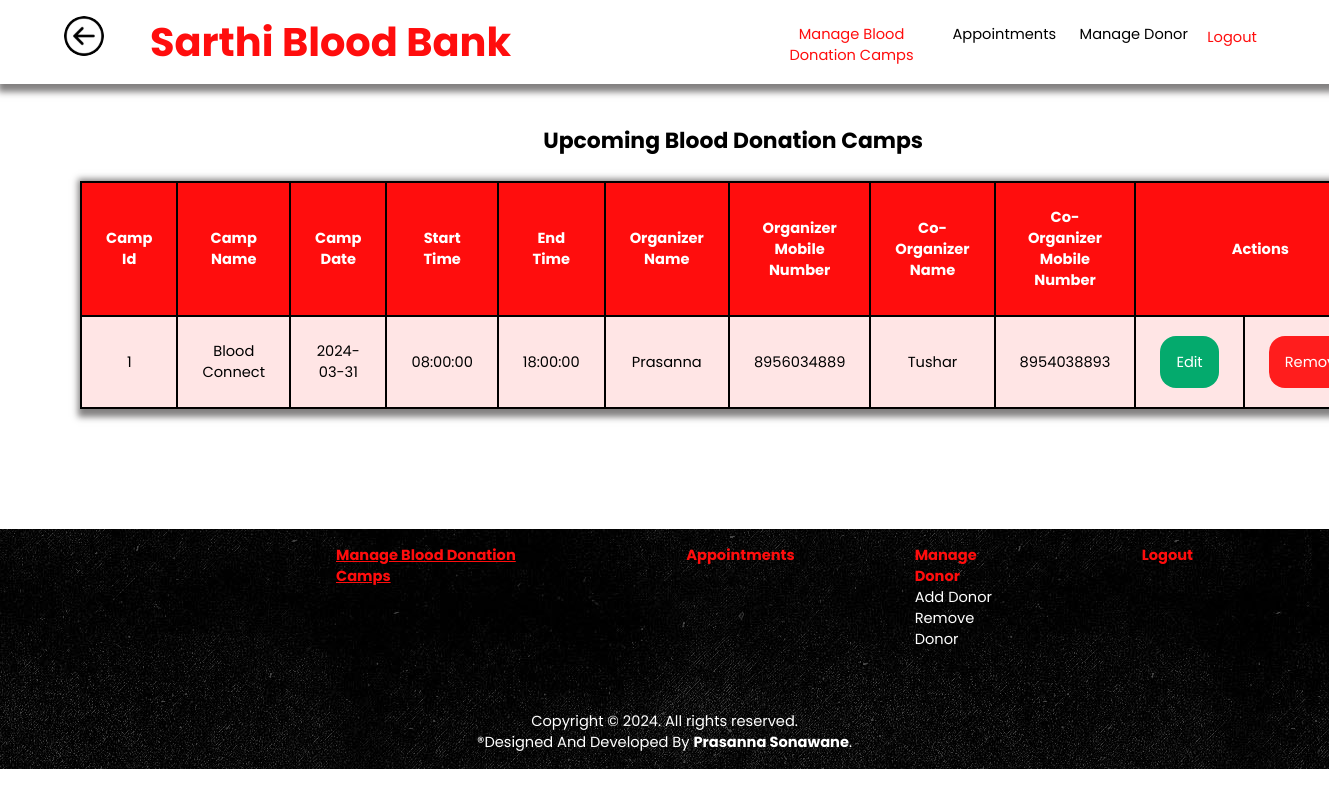
/admin_manage_blood_donation_camps.php (signed in), run on an earlier commit of the app's database.
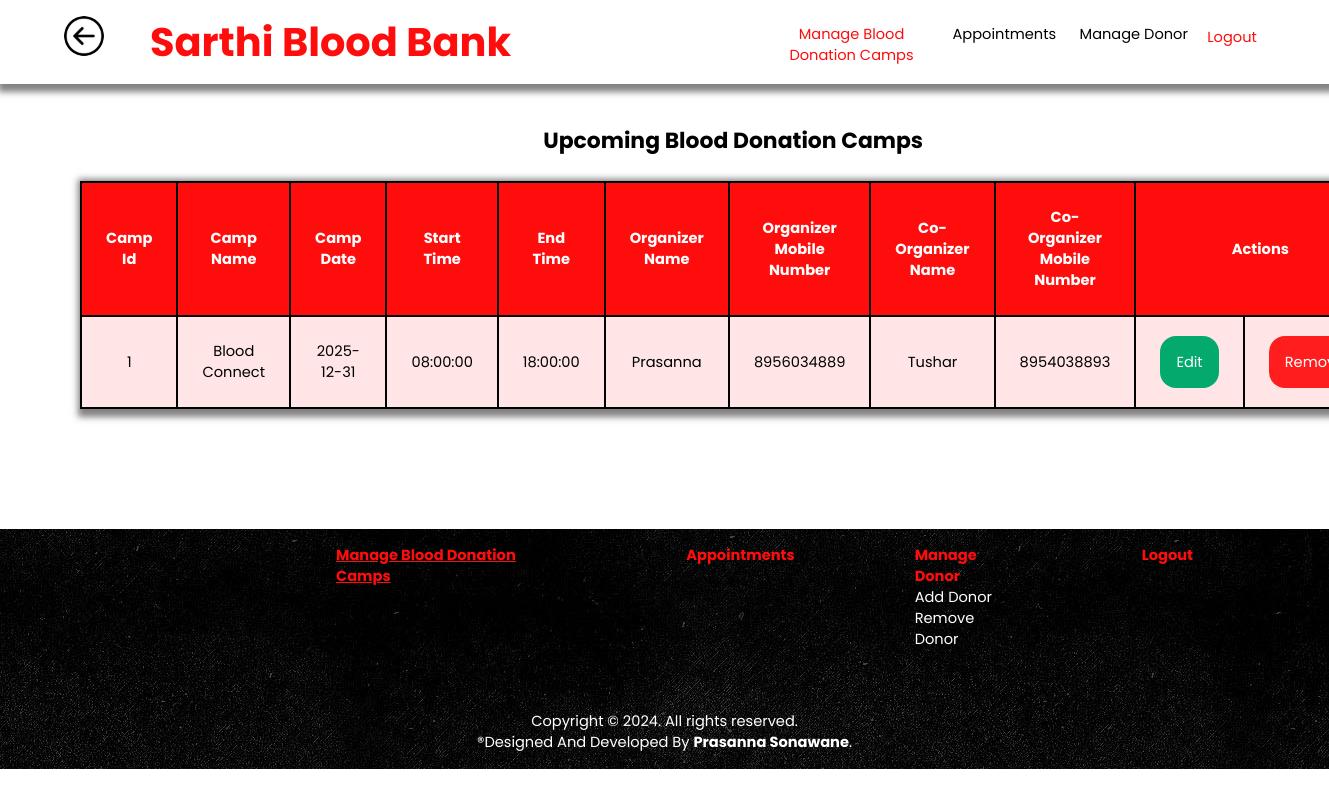
And on a later commit of the database.
### tables this page shows
CREATE TABLE `camp_details` (`camp_id` INT NOT NULL AUTO_INCREMENT , `camp_name` VARCHAR(100) NOT NULL , `camp_address` TEXT NOT NULL , `camp_date` DATE NOT NULL , `camp_start_time` TIME NOT NULL , `camp_end_time` TIME NOT NULL , `org_name` VARCHAR(100) NOT NULL , `o_name` VARCHAR(100) NOT NULL , `o_mobile_no` DOUBLE NOT NULL , `o_email` VARCHAR(50) NOT NULL , `co_name` VARCHAR(100) NOT NULL , `co_mobile_no` DOUBLE NOT NULL , PRIMARY KEY (`camp_id`));

### admin_manage_blood_donation_camps.php (the view, shortened to what this page needs)
<?php
    include("db_connection.php");
?>
<!DOCTYPE html>
<html lang="en">
    <head>
        <link rel="stylesheet" type="text/css" href="css/style.css">
        <link rel="stylesheet" type="text/css" href="css/tables.css">
        <link rel="stylesheet" type="text/css" href="css/admin.css">
        <link rel="stylesheet" type="text/css" href="css/footer.css">
    </head>
    <body>
        <header>
        <?php
        include "admin_header.php";
        ?>
        </header>
        <main>
            <table id="camp">
                <caption><h2>Upcoming Blood Donation Camps</h2></caption>
                <thead>
                    <tr>
                        <th>Camp Id</th>
                        <th>Camp Name</th>
                        <th>Camp Date</th>
                        <th>Start Time</th>
                        <th>End Time</th>
                        <th>Organizer Name</th>
                        <th>Organizer Mobile Number</th>
                        <th>Co-Organizer Name</th>
                        <th>Co-Organizer Mobile Number</th>
                        <th colspan="2">Actions</th>
                    </tr>
                </thead>
                <tbody>
                    <?php
                    try {
                        $q = "SELECT camp_id,camp_name,camp_date,camp_start_time,camp_end_time,o_name,o_mobile_no,co_name,co_mobile_no FROM `camp_details` ORDER BY camp_date";
                        $res = $conn->query($q);
                        while ($row = $res->fetch()) {
                            echo "
                            <tr>
                                <td>" . $row['camp_id'] . "</td>
                                <td>" . $row['camp_name'] . "</td>
                                <td>" . $row['camp_date'] . "</td>
                                <td>" . $row['camp_start_time'] . "</td>
                                <td>" . $row['camp_end_time'] . "</td>
                                <td>" . $row['o_name'] . "</td>
                                <td>" . $row['o_mobile_no'] . "</td>
                                <td>" . $row['co_name'] . "</td>
                                <td>" . $row['co_mobile_no'] . "</td>
                            <td>
                                <a href='admin_edit_blood_donation_camps.php?id=" . $row['camp_id'] . "' class='edit '>Edit</a></td><td>
                                <a href='admin_manage_blood_donation_camps.php?id=". $row['camp_id'] ."' class='remove ' onclick='return confirm_delete()'>Remove</a></td>
                            </tr>";
                        }
                    } catch (PDOException $e) {
                        echo $e->getMessage();
                    }
                    ?>
                </tbody>
            </table>
        </main>
        <footer>
            <?php
            include "admin_footer.php";
            ?>
        </footer>
    </body>
</html>

What changed in the data, as far as the page shows it:
changed camp_details "Blood Connect": camp_date "2024-03-31" → "2025-12-31"
